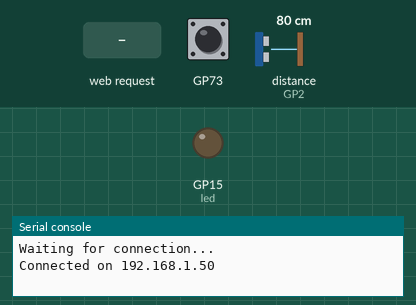
Simulated run of this program. Board: Raspberry Pi Pico running MicroPython. On the bench: output pins drawn as LEDs (lit = HIGH), the last lines printed to the serial console. Dashed ring = blinking. Inputs (shaded band) come from the test bench; at power-on: distance to the obstacle (sensor on GP2) 80 cm. The echo pulse lasts 58.3 µs per cm; WiFi joins after 1.5 s.

Above: at 3.2 s.
3.3 s: HTTP request GET /calibrate? received
At 3.45 s:
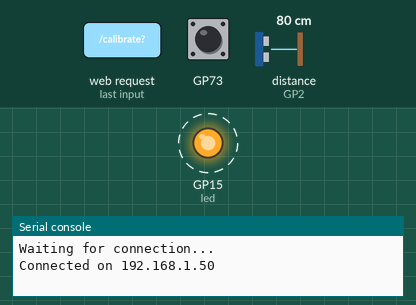
6.3 s: HTTP request GET /measure? received
At 10.0 s:
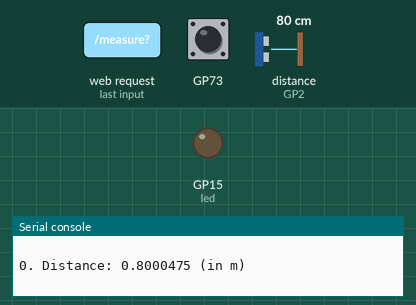
11.0 s: HTTP request GET /advanced_measure? received
At 11.3 s:
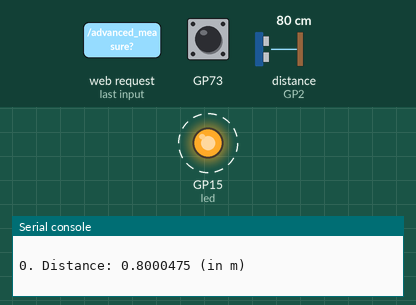
Timing chart, 0 to 15.0 s (numbered marks = the images above; inputs shaded):
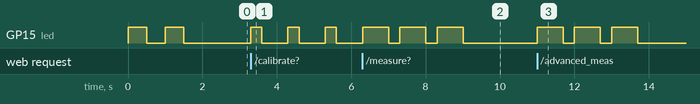

Measured:
- after the input at 3.3 s, GP15 (led): alternates HIGH for 0.30 s and LOW for 0.70 s, starting at once
- after the input at 6.3 s, GP15 (led): alternates HIGH for 0.70 s and LOW for 0.30 s, 6 changes in all, then stays LOW, starting at once
- after the input at 11.0 s, GP15 (led): alternates HIGH for 0.70 s and LOW for 0.30 s, starting at once

The program:

webServer_v2.py
```python
import network
import socket
from time import sleep
from machine import Pin
import machine
import rp2
import sys
from functions_lengthMeter_v2 import calibrate_meterHeight, measure_patientHeight

led = Pin(15, Pin.OUT)

# Stel volgende parameters in volgens het aanwezige netwerk:
ssid = ''
password = ''

def connect():
    wlan = network.WLAN(network.STA_IF)
    wlan.active(True)
    wlan.connect(ssid, password)
    while wlan.isconnected() == False:
        if rp2.bootsel_button() == 1:
            sys.exit()
        print('Waiting for connection...')
        led.value(1)
        sleep(0.5)
        led.value(0)
        sleep(0.5)
    ip = wlan.ifconfig()[0]
    print(f'Connected on {ip}\r\n')
    return ip

def open_socket(ip):
    address = (ip, 80)
    connection = socket.socket()
    connection.setsockopt(socket.SOL_SOCKET, socket.SO_REUSEADDR, 1)
    connection.bind(address)
    connection.listen(1)
    return connection

def webpage(mh, ph):
    html = f"""
            <!DOCTYPE html>
            <html>
                <body style="max-width: max-content; margin: auto; text-align: center; font-family: Verdana">
                    <h1 style="padding-top: 50px">BeWell Kiosk</h1>
                    <h3 style="padding-bottom: 50px">Lengtemeting</h3>
                    <form action="./calibrate" style="display: inline-block">
                        <input type="submit" value="Calibrate" style="font-size: 16px; margin: 4px 2px; cursor: pointer; background-color: #04AA6D; border: none; color: white; padding: 15px 32px"/>
                    </form>
                    <form action="./measure" style="display: inline-block">
                        <input type="submit" value="Measure" style="font-size: 16px; margin: 4px 2px; cursor: pointer; background-color: #04AA6D; border: none; color: white; padding: 15px 32px"/>
                    </form>
                    <form action="./advanced_measure" style="display: inline-block">
                        <input type="submit" value="Advanced measure" style="font-size: 16px; margin: 4px 2px; cursor: pointer; background-color: #04AA6D; border: none; color: white; padding: 15px 32px"/>
                    </form>
                    <form action="./close" style="display: inline-block">
                        <input type="submit" value="Stop server" style="font-size: 16px; margin: 4px 2px; cursor: pointer; background-color: #ff1447; border: none; color: white; padding: 15px 32px"/>
                    </form>
                    <div style="display: flex; padding-top: 150px; padding-bottom: 50px">
                        <div style="flex: 1">
                            <p style="font-size: 16px">Meter height:</p>
                            <p style="font-size: 28px; color: #04AA6D">{mh} cm</p>
                        </div>
                        <div style="flex: 1">
                            <p style="font-size: 16px">Patient height:</p>
                            <p style="font-size: 28px; color: #04AA6D">{ph} cm</p>
                        </div>
                    </div>
                </body>
            </html>
            """
    return str(html)

def serve(connection):
    mh = 250
    ph = None
    while True:
        client = connection.accept()[0]
        request = client.recv(1024)
        request = str(request)
        try:
            request = request.split()[1]
        except IndexError:
            pass
        if request == '/calibrate?':
            mh = calibrate_meterHeight()
            ph = None
        elif request == '/measure?':
            ph = measure_patientHeight(mh, 1, 0.0)
            print(f"\r")
        elif request == '/advanced_measure?':
            ph = measure_patientHeight(mh, 5, 0.05)
            print(f"\r")
        elif request == '/close?':
            connection.close()
            sys.exit()
        html = webpage(mh, ph)
        client.send(html)
        client.close()

ip = connect()
connection = open_socket(ip)
serve(connection)
```

functions_lengthMeter_v2.py
```python
from picozero import DistanceSensor
from time import sleep
from time import ticks_ms
from machine import Pin

led = Pin(15, Pin.OUT)
ds = DistanceSensor(echo=2, trigger = 3, max_distance = 3)

def calibrate_meterHeight():
    for i in range(3):
        led.value(1)
        sleep(0.3)
        led.value(0)
        sleep(0.7)

    measured = ds.distance
    if measured != None:
        if measured < 3:
            # convert from m to cm:
            meter_height = measured * 100
            return round(meter_height, 2)


def measure_patientHeight(meter_height, measure_times, max_deviation):
    if meter_height != None:
        for i in range(3):
            led.value(1)
            sleep(0.7)
            led.value(0)
            sleep(0.3)

        measured_add = 0
        fault = 0

        for i in range(measure_times):
            d = ds.distance
            print(f"{i}. Distance: {d} (in m)")
            if d != None:
                if d < (meter_height / 100):
                    if i != 0:
                        if abs(d - (measured_add / i)) < max_deviation:
                            measured_add += d
                            if i != measure_times - 1:
                                sleep(0.2)
                        else:
                            fault = 1
                            break
                    else:
                        measured_add += d
                        sleep(0.2)
                else:
                    fault = 1
                    break
            else:
                fault = 1
                break

        #print(f"\r")

        if fault == 0:
            measured_result = measured_add / measure_times
            # convert from m to cm:
            meter_tohead = measured_result * 100
            print(f"Meter to head: {meter_tohead} (in cm)")
            ph_check = meter_height - meter_tohead
            if ph_check > 35:
                if ph_check < 280:
                    patient_height = ph_check
                    return round(patient_height, 2)
```
